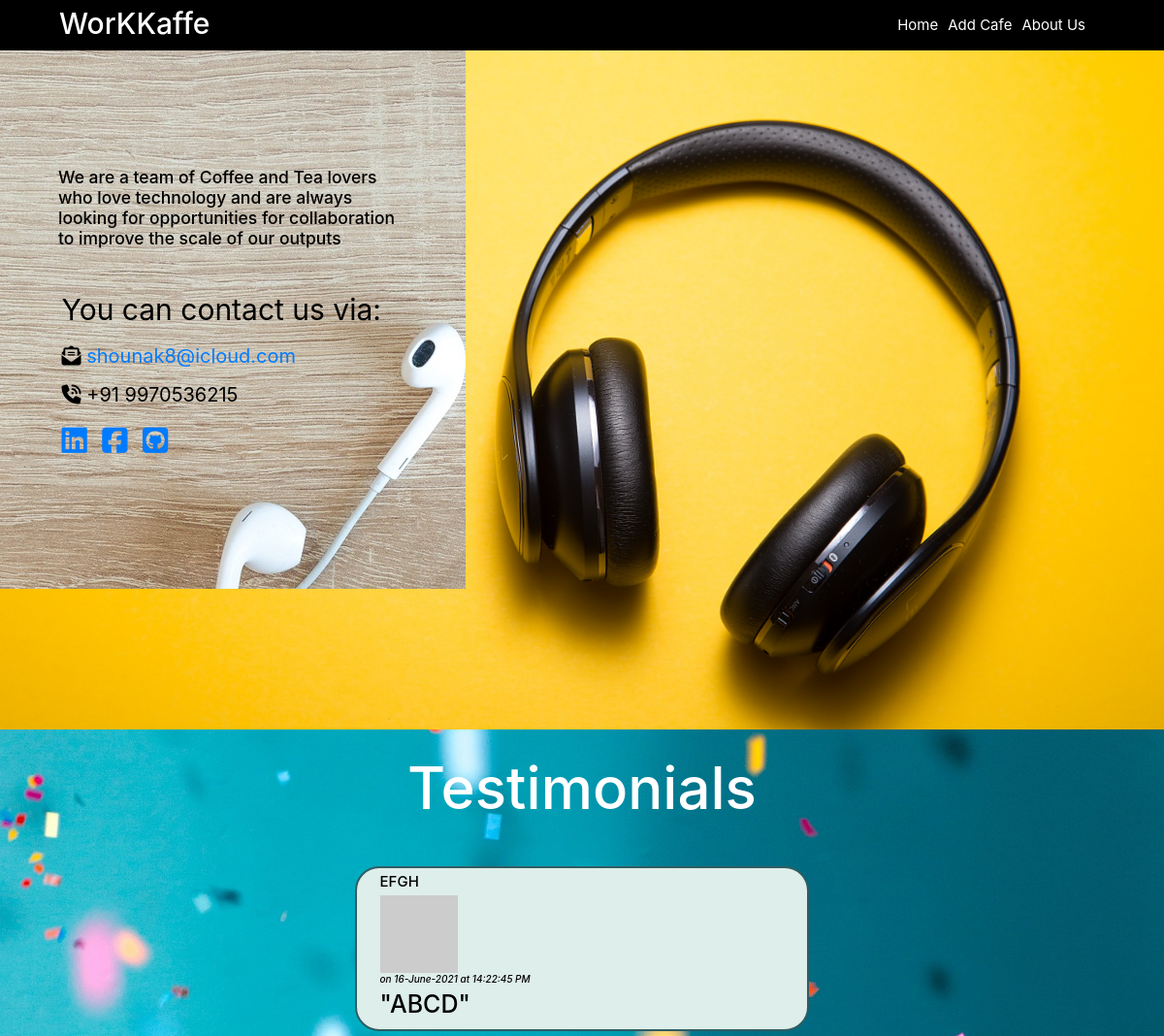
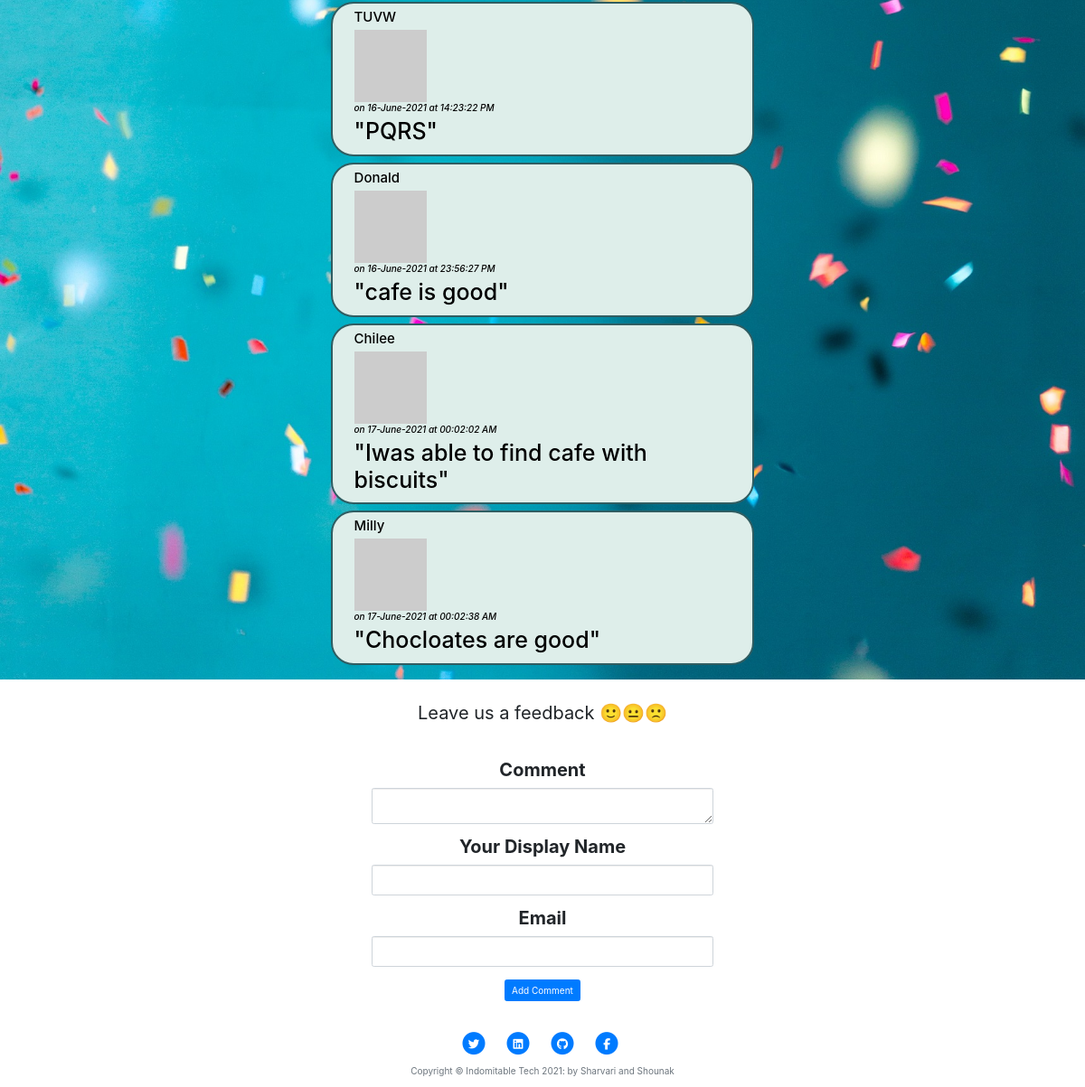
/about, run on the app's committed database (2 pictures, top to bottom).
### main.py (models this page shows)
class FeedbackDB(db.Model):
    __tablename__ = "comments"
    id = db.Column(db.Integer, primary_key=True)
    comment = db.Column(db.Text, nullable=False)
    commentator_name = db.Column(db.Text, nullable=False)
    commentator_email = db.Column(db.Text, nullable=False)
    date = db.Column(db.Text, nullable=False)

### main.py (the view, shortened to what this page needs)
@app.route("/about", methods=["POST", "GET"])
def about():
    feedback_form = AddWebsiteComments()
    feedback_display = FeedbackDB.query.all()
    return render_template("about.html", feedback_form=feedback_form, feedback_display=feedback_display)

### forms.py
class AddWebsiteComments(FlaskForm):
    comment = CKEditorField("Comment", validators=[DataRequired()])
    commentator_name = StringField("Your Display Name", validators=[DataRequired()])
    commentator_email = StringField("Email",validators=[DataRequired(),Email()])
    submit = SubmitField("Add Comment")

### templates/about.html (shortened to what this page needs)
{% extends 'bootstrap/base.html' %}
{% import "bootstrap/wtf.html" as wtf %}
{% block content %}
{% include "header.html" %}
<header class="masthead "
        style="background-image: url({{ url_for('static', filename='images/about.jpg')}});
        background-repeat:no-repeat;background-size:cover; background-position: center center;height:700px;">
    <div class="container-fluid start-end"
         style="width:40%;text-align:left; margin-left:0;margin-right:auto; color:black;">
        <h3> We are a team of Coffee and Tea lovers who love technology and are always looking for opportunities for
            collaboration to improve the scale of our outputs </h3>
        <div class="container-fluid contact-info">
            <p style="font-size:30px;">You can contact us via:</p>
            <p style="font-size:20px;"><i class="fas fa-envelope-open-text"></i><a href="mailto:shounak8@icloud.com">
                shounak8@icloud.com</a></p>
            <p style="font-size:20px;"><i class="fas fa-phone-volume"></i> +91 9970536215</p>
            <p style="font-size:30px;"><a href="#"><i class="fab fa-linkedin"></i></a>
                <a href="#" style="padding: 0 2%;"><i class="fab fa-facebook-square"></i></a>
                <a href="#"><i class="fab fa-github-square"></i></a></p>
        </div>
    </div>
</header>
<div style="color:black;background-image: url({{ url_for('static', filename='images/testimonial.jpg')}});
background-repeat:repeat;background-size:cover; background-position: center center;">
    <h1 style="text-align:center;padding:2%;font-size:6rem;color:white;">Testimonials</h1>
    <div style="padding:1%;">
        {% for feedback in feedback_display %}
        <div style="padding:0.3%;">
            <div style="border-radius: 25px; background-color:#DEEEEA;border: 2px solid #2F5D62;
                      padding: 0.5% 2%;
                      width: 40%; margin:auto;">
                <h4 style="font:italic bold;">{{feedback.commentator_name}}</h4>
                <div class="commenterImage">
                    <img src="{{ feedback.commentator_email | gravatar }}"/>
                </div>
                <h6 style="font-style:italic;">{{feedback.date}}</h6>
                <h1>"{{feedback.comment}}"</h1>
            </div>
        </div>
        {% endfor %}
    </div>
</div>
{% include "footer.html" %}
{% endblock %}

### static/css/styles.css (style rules this page uses)
.container-fluid { padding: 0 5%; }
.start-end { padding: 10% 5%; text-align: center; background-image: url("../static/images/cafe.jpg"); }
.contact-info { text-align: left; padding: 10% 1% 0 1%; }

### data on the page
FeedbackDB: commentator_name "EFGH", date "on 16-June-2021 at 14:22:45 PM", comment "ABCD"
FeedbackDB: commentator_name "TUVW", date "on 16-June-2021 at 14:23:22 PM", comment "PQRS"
FeedbackDB: commentator_name "Donald", date "on 16-June-2021 at 23:56:27 PM", comment "cafe is good"
FeedbackDB: commentator_name "Chilee", date "on 17-June-2021 at 00:02:02 AM", comment "Iwas able to find cafe with biscuits"
FeedbackDB: commentator_name "Milly", date "on 17-June-2021 at 00:02:38 AM", comment "Chocloates are good"
